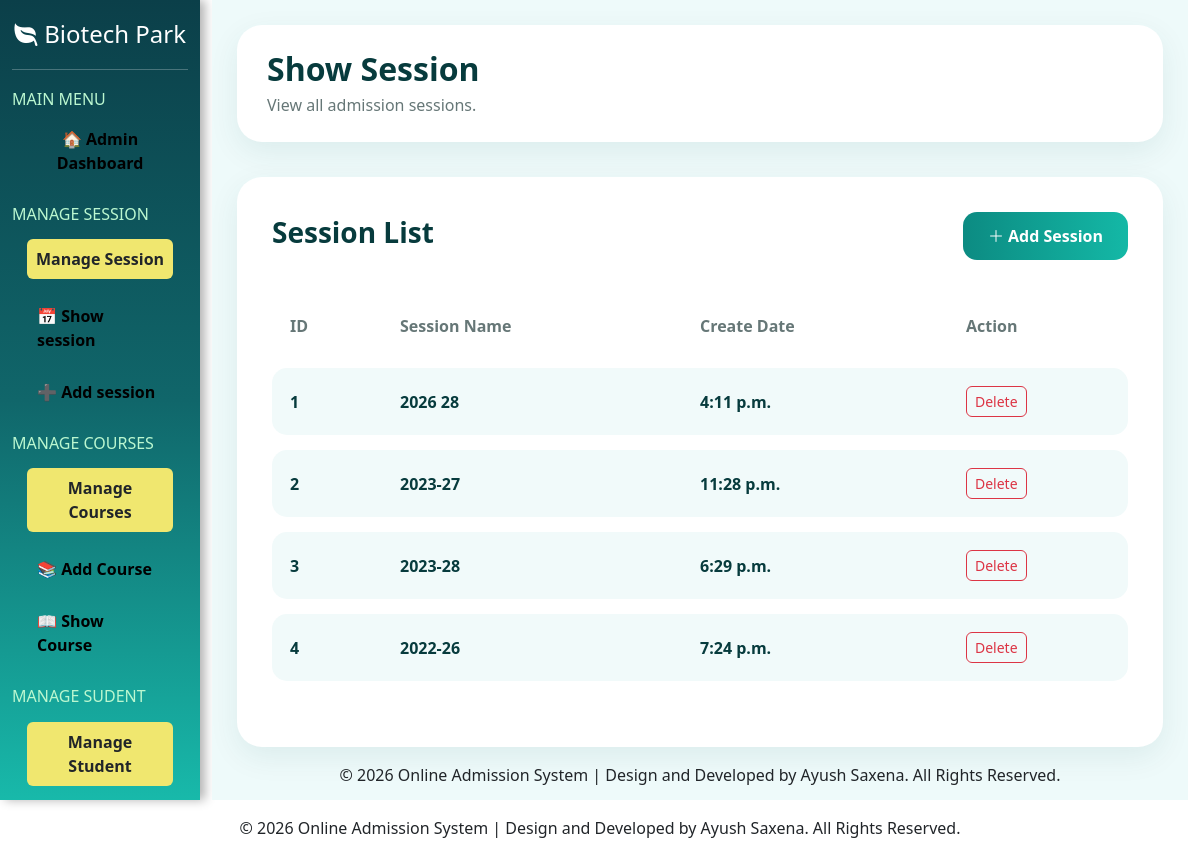
Page /showsession/ (signed in) on the earlier database version.
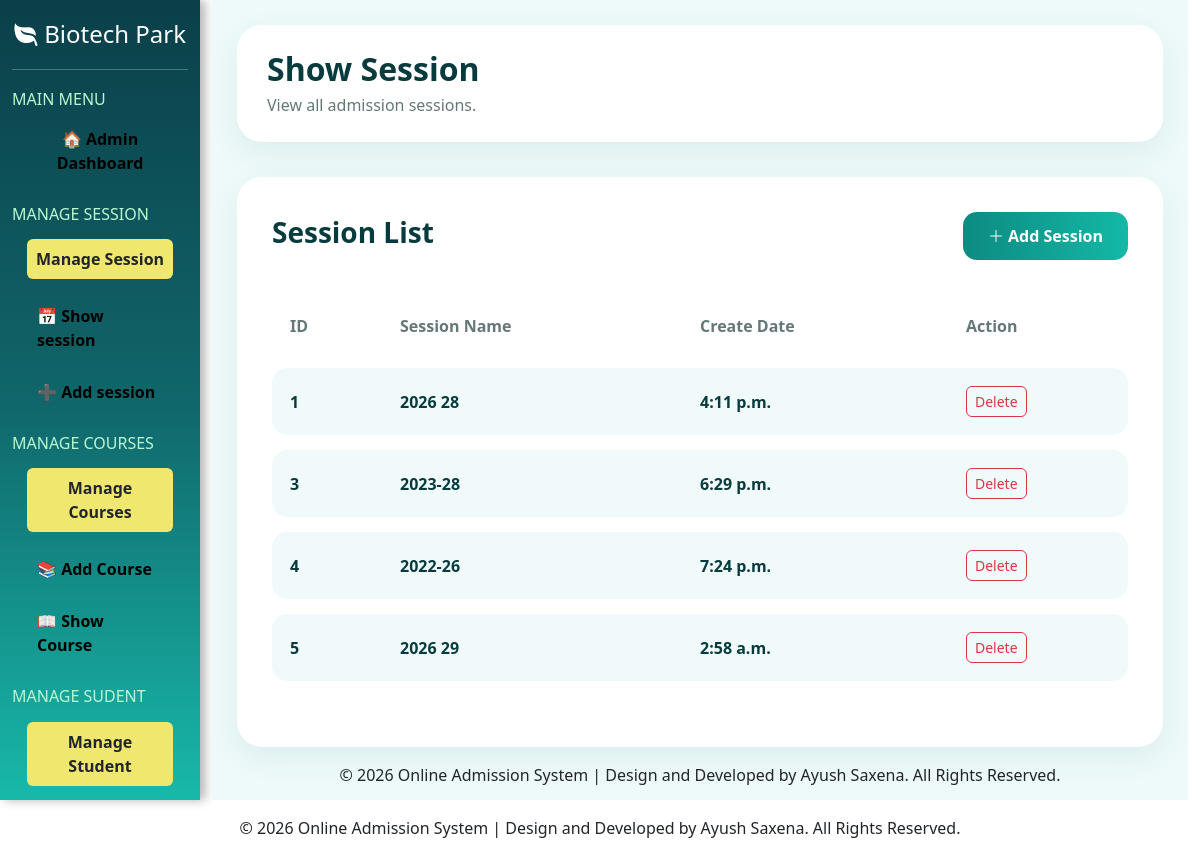
Same page on the later database version.
### myapp/models.py (models this page shows)
class session(models.Model):
    id=models.IntegerField(primary_key=True,auto_created=True)
    session_name=models.CharField(max_length=20)
    create_at=models.TimeField()

### myapp/views.py (the view)
# urls.py: path('showsession/',showsession,name='showsession'),
@never_cache
@admin_required
def showsession(request):
    ab=session.objects.all()
    return render(request, 'admin/showsession.html', {'ab':ab})

### myapp/templates/admin/showsession.html (shortened to what this page needs)
{% extends 'admin/adminlayout.html' %}
{% block admin %}
<div class="session-page">
    <div class="page-header">
        <h2>Show Session</h2>
        <p>View all admission sessions.</p>
    </div>
    <div class="session-card">
        <div class="d-flex justify-content-between align-items-center mb-4">
            <h3 class="session-title">
                Session List
            </h3>
            <a href="{% url 'addsession' %}" class="add-session-btn">
                <i class="bi bi-plus-lg"></i>
                Add Session
            </a>
        </div>
        <div class="table-responsive">
            <table class="table custom-table">
                <thead>
                    <tr>
                        <th>ID</th>
                        <th>Session Name</th>
                        <th>Create Date</th>
                        <th style="width: 180px;">
                            Action
                        </th>
                    </tr>
                </thead>
                <tbody>
                    {% for i in ab %}
                    <tr>
                        <td>{{ i.id }}</td>
                        <td>{{ i.session_name }}</td>
                        <td>{{ i.create_at }}</td>
                        <td>
                            <a href="{% url 'deletesession' i.id %}"
                               class="btn btn-outline-danger btn-sm delete-btn">
                                Delete
                            </a>
                        </td>
                    </tr>
                    {% empty %}
                    <tr>
                        <td colspan="4" class="text-center">
                            No Sessions Found
                        </td>
                    </tr>
                    {% endfor %}
                </tbody>
            </table>
        </div>
    </div>
    <footer class="text-center py-3 mt-auto">
        © 2026 Online Admission System | Design and Developed by Ayush Saxena. All Rights Reserved.
    </footer>
</div>
{% endblock %}

Differences in the rows shown:
removed session: id "2", session_name "2023-27", create_at "11:28 p.m."
added session: id "5", session_name "2026 29", create_at "2:58 a.m."
